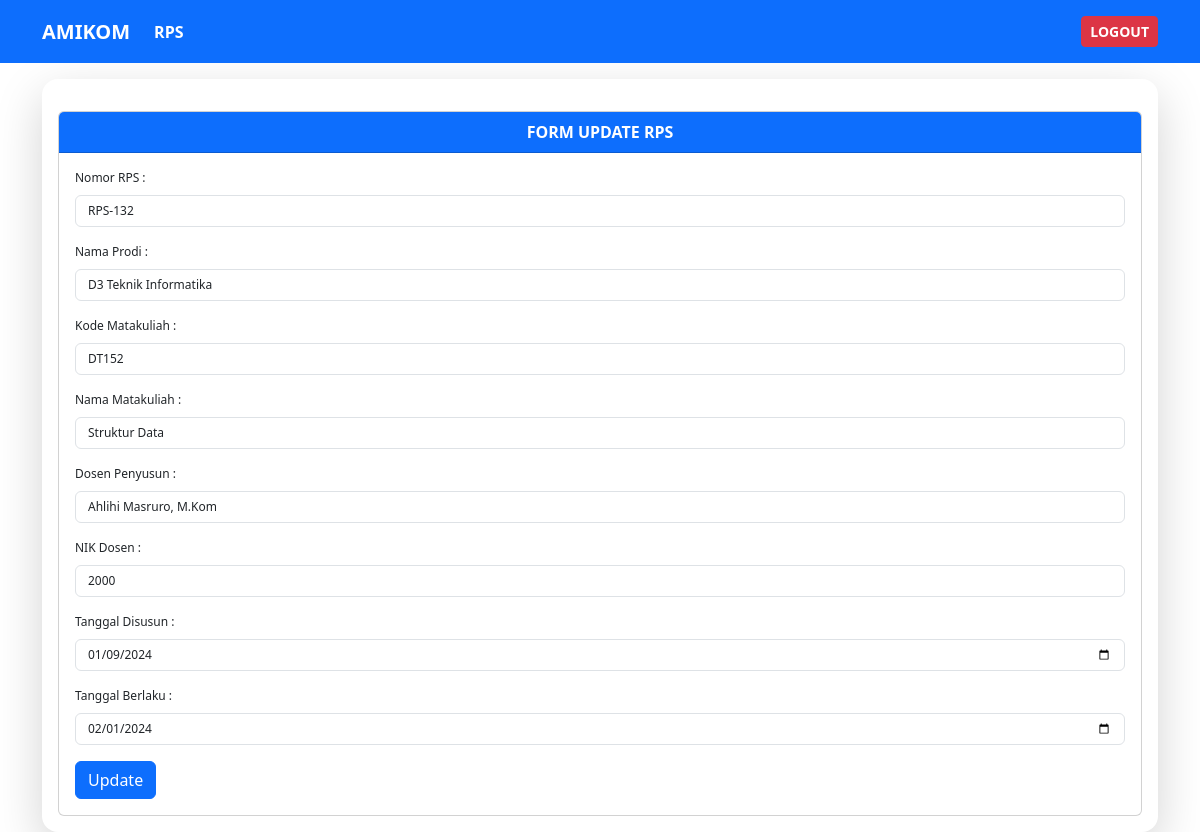
Screenshot of /index.php/rps/edit/25 with the database file from the repository.
### tables this page shows
CREATE TABLE `rps` (
  `id` int(11) NOT NULL,
  `norps` varchar(255) NOT NULL,
  `prodi` varchar(255) NOT NULL,
  `kode` varchar(255) NOT NULL,
  `matakuliah` varchar(255) NOT NULL,
  `dosen` varchar(255) NOT NULL,
  `nikdosen` int(11) NOT NULL,
  `disusun` date NOT NULL,
  `berlaku` date NOT NULL
);

### application/controllers/rps.php (called while the page is built, shortened)
<?php
class Rps extends CI_Controller {
    public function __construct(){
        $this->load->model('Mrps');
        $this->load->helper('url');
    }
    public function edit($id){
    $data['rps'] = $this->Mrps->editdata($id);
    $this->load->view('view-edit', $data);
}
}

### index.php (called while the page is built, shortened)
<?php
require_once BASEPATH.'core/CodeIgniter.php';

### application/models/Mrps.php (called while the page is built, shortened)
<?php
class Mrps extends CI_model {
    public function editdata($id){
        return $this->db->get_where('rps', ['id' => $id])->row_array();
    }
}

### application/views/view-edit.php (the view, shortened to what this page needs)
<!DOCTYPE html>
<html lang="en">
<head>
    <link href="https://cdn.jsdelivr.net/npm/bootstrap@5.3.2/dist/css/bootstrap.min.css" rel="stylesheet">
</head>
<body>
  <nav class="navbar navbar-expand-lg bg-primary">
    <div class="container">
      <a class="navbar-brand text-white" href="<?php echo site_url('home') ?>"><strong>AMIKOM</a>
      <div class="collapse navbar-collapse" id="navbarText">
        <ul class="navbar-nav me-auto mb-2 mb-lg-0">
          <li class="nav-item">
            <a class="nav-link active text-white" aria-current="page" href="<?php echo site_url('rps') ?>">RPS</strong></a>
          </li>
        </ul>
        <span class="navbar-text">
          <a href="<?php echo site_url('login/logout');?>" type="button" class="btn btn-danger btn-sm text-white"><strong>LOGOUT</strong></a>
        </span>
      </div>
    </div>
  </nav>
    <div class="container">
        <div class="col-md-12 mt-3 shadow-lg rounded-4 p-3">
            <div class="card mt-3">
                <div class="card-header bg-primary text-center text-white"><strong>FORM UPDATE RPS</strong></div>
                  <div class="card-body">
                  <div class="font">
                  <form action="<?php echo site_url('rps/proses_edit/' . $rps['id']); ?>" method="post">
                    <div class="mb-3">
                      <label for="pertemuan" class="form-label">Nomor RPS :</label>
                      <input type="text" class="form-control font" name="norps" value="<?php echo $rps['norps']; ?>">
                    </div>
                    <div class="mb-3">
                      <label for="modul" class="form-label">Nama Prodi :</label>
                      <input type="text" class="form-control font" name="prodi" value="<?php echo $rps['prodi']; ?>">
                    </div>
                    <div class="mb-3">
                      <label for="teopra" class="form-label">Kode Matakuliah :</label>
                      <input type="text" class="form-control font" name="kode" value="<?php echo $rps['kode']; ?>">
                    </div>
                    <div class="mb-3">
                      <label for="teopra" class="form-label">Nama Matakuliah :</label>
                      <input type="text" class="form-control font" name="matakuliah" value="<?php echo $rps['matakuliah']; ?>">
                    </div>
                    <div class="mb-3">
                      <label for="teopra" class="form-label">Dosen Penyusun :</label>
                      <input type="text" class="form-control font" name="dosen" value="<?php echo $rps['dosen']; ?>">
                    </div>
                    <div class="mb-3">
                      <label for="teopra" class="form-label">NIK Dosen :</label>
                      <input type="text" class="form-control font" name="nikdosen" value="<?php echo $rps['nikdosen']; ?>">
                    </div>
                    <div class="mb-3">
                      <label for="teopra" class="form-label">Tanggal Disusun :</label>
                      <input type="date" class="form-control font" name="disusun" value="<?php echo $rps['disusun']; ?>">
                    </div>
                    <div class="mb-3">
                      <label for="teopra" class="form-label">Tanggal Berlaku :</label>
                      <input type="date" class="form-control font" name="berlaku" value="<?php echo $rps['berlaku']; ?>">
                    </div>
                    <button type="submit" class="btn btn-primary" name="edit">Update</button>
                    </form>
                    </div>
                  </div>
            </div>
        </div>
    </div>
</body>
</html>

### application/views/view-edit.php (style rules this page uses)
.container { display: flex; justify-content: flex-end; }
.font { font-size: 12px; }

### rows the page displays
rps: norps "RPS-132", prodi "D3 Teknik Informatika", kode "DT152", matakuliah "Struktur Data", dosen "Ahlihi Masruro, M.Kom", nikdosen "2000", disusun "01/09/2024", berlaku "02/01/2024"
